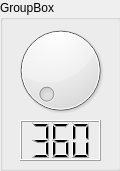
<?xml version="1.0" encoding="UTF-8"?>
<ui version="4.0">
 <class>MechPanel</class>
 <widget class="QWidget" name="MechPanel">
  <property name="geometry">
   <rect>
    <x>0</x>
    <y>0</y>
    <width>120</width>
    <height>171</height>
   </rect>
  </property>
  <property name="windowTitle">
   <string>Form</string>
  </property>
  <widget class="QGroupBox" name="Panel">
   <property name="geometry">
    <rect>
     <x>0</x>
     <y>0</y>
     <width>121</width>
     <height>171</height>
    </rect>
   </property>
   <property name="title">
    <string>GroupBox</string>
   </property>
   <property name="checkable">
    <bool>false</bool>
   </property>
   <widget class="QLCDNumber" name="lcdNumber">
    <property name="geometry">
     <rect>
      <x>20</x>
      <y>120</y>
      <width>81</width>
      <height>41</height>
     </rect>
    </property>
    <property name="font">
     <font>
      <pointsize>13</pointsize>
      <weight>75</weight>
      <bold>true</bold>
     </font>
    </property>
    <property name="mouseTracking">
     <bool>false</bool>
    </property>
    <property name="layoutDirection">
     <enum>Qt::LeftToRight</enum>
    </property>
    <property name="smallDecimalPoint">
     <bool>false</bool>
    </property>
    <property name="digitCount">
     <number>3</number>
    </property>
    <property name="mode">
     <enum>QLCDNumber::Dec</enum>
    </property>
    <property name="value" stdset="0">
     <double>360.000000000000000</double>
    </property>
    <property name="intValue" stdset="0">
     <number>360</number>
    </property>
   </widget>
   <widget class="QDial" name="dial">
    <property name="geometry">
     <rect>
      <x>0</x>
      <y>20</y>
      <width>121</width>
      <height>101</height>
     </rect>
    </property>
    <property name="maximum">
     <number>359</number>
    </property>
    <property name="pageStep">
     <number>1</number>
    </property>
   </widget>
  </widget>
 </widget>
 <resources/>
 <connections/>
</ui>
